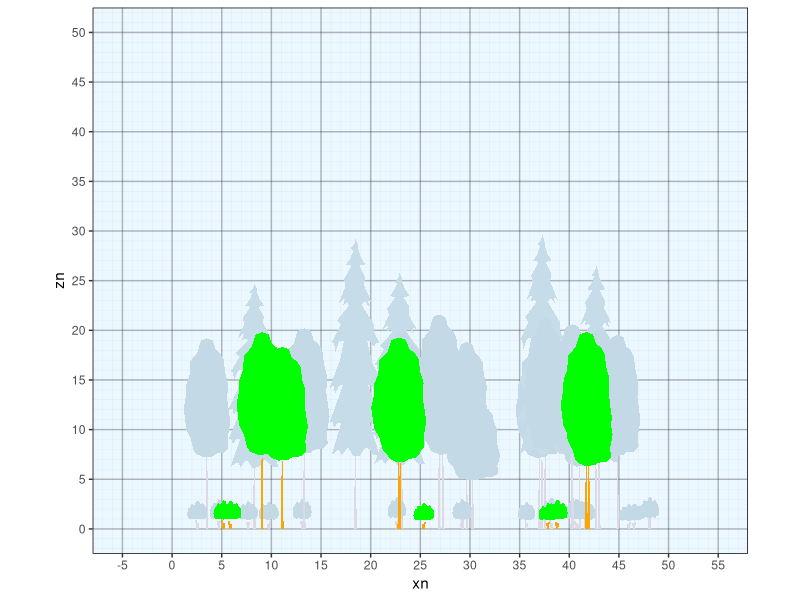

Write the R code that produced this figure.
library(dplyr)
library(ggplot2)

setwd(dirname(rstudioapi::getActiveDocumentContext()$path))

make_hex_stand <- function(hects=1, minsize=1){
  #scale larger
  x = (1:(100*hects))
  y = (1:(116*hects))
  set.seed(42)
  m <- merge(x,y) |> as.data.frame()
  m <- m |> mutate(x = ifelse(floor(y/2)==y/2, x-0.5,x), y = round(y*(3^0.5)/2,2), wt=1)
  pref=3
  f= pref^1
  mx1 <- merge(x*f,y*f) |> as.data.frame() |> mutate(x = ifelse(floor(y/2)==y/2, x-f*0.5,x), y = round(y*(3^0.5)/2,2), wt=f^2)  |> subset(x <=100*hects & y <= 100*hects)
  f = pref^2
  mx2 <- merge(x*f,y*f) |> as.data.frame() |> mutate(x = ifelse(floor(y/2)==y/2, x-f*0.5,x), y = round(y*(3^0.5)/2,2), wt=f^2)  |> subset(x <=100*hects & y <= 100*hects)
  f = pref^3
  mx3 <- merge(x*f,y*f) |> as.data.frame() |> mutate(x = ifelse(floor(y/2)==y/2, x-f*0.5,x), y = round(y*(3^0.5)/2,2), wt=f^2)  |> subset(x <=100*hects & y <= 100*hects)
  mm <- rbind(m,mx1,mx2,mx3) |> group_by(x,y) |> summarise(wt=max(wt)) |> as.data.frame()
  mm <- mm |> mutate(x = x*minsize, y = y*minsize)
  colnames(mm) <- c('xp','yp','wt')
  rownames(mm) <- 1:nrow(mm) |> as.numeric()
  mm$stumpid <- rownames(mm)
  return(mm)
}

# ggplot()+
#   geom_point(data=stand, aes(x=x,y=z,size=wt), color='white')+
#   geom_point(data=stand1, aes(x=x,y=z), color='pink', size=0.5) +
#   geom_point(data=stumps, aes(x=x,y=z), color='black', size=0.5)+
#   coord_fixed(ratio = 1)





conifer1 <- read.csv('conifer1.csv') |> data.frame(name='conifer1', fill=rgb(0.1,0.5,0.1), color='darkgreen')
conifer2 <- read.csv('conifer2.csv') |> data.frame(name='conifer2', fill='darkgreen', color='darkgreen')
cloud1 <- read.csv('cloud1.csv') |> data.frame(name='cloud1', fill='green', color='darkgreen')
flattop <- read.csv('flattop.csv') |> data.frame(name='flattop', fill='green', color='darkgreen')
flattop2 <- read.csv('flattop2.csv') |> data.frame(name='flattop2', fill='green', color='darkgreen')
blob <- read.csv('blob.csv') |> data.frame(name='blob', fill='green', color='darkgreen')
palm <- read.csv('palm.csv') |> data.frame(name='palm', fill='green', color='darkgreen')|> mutate(x=round(x,2),y=round(y,2))
trunk <- read.csv('trunk.csv') |> data.frame(name='trunk', fill='orange', color='brown')|> mutate(x=round(x,2),y=round(y,2))
triangle <- data.frame(x=c(-0.5, 0, 0.5),y=c(0, 1, 0), name='triangle', fill='darkgreen', color='darkgreen')
dome <- data.frame(x=c(-1,
                       -0.9,
                       -0.75,
                       -0.5,
                       -0.25,
                       0,
                       0.25,
                       0.5,
                       0.75,
                       0.9,
                       1)/2,
                   y=(c(0,
                        0.5,
                        0.7,
                        0.9,
                        0.95,
                        1.00,
                        0.95,
                        0.9,
                        0.7,
                        0.5,
                        0)), name='dome', fill='green', color='darkgreen')
sticks <- data.frame(x=c(-0.075,-0.13,-0.12,-0.025,-0.005,0.005,0.025,0.12,0.13,0.075),y=c(0,1,1,0,1,1,0,1,1,0), name='sticks', fill='orange', color='brown')


grass <- data.frame(x=c(-0.3, -0.5, -0.1,  0.0,  0.1,  0.5,  0.3), y=c(0,0.85,0,1,0,0.85,0), name='grass', fill='green', color='darkgreen')


forb <- data.frame(x=c(-0.04, -0.04, -0.32, -0.38, -0.45, -0.50, -0.45, -0.38, -0.32, -0.04, -0.04, -0.13, -0.12,  0.00,  0.10,  0.12,  0.03,  0.04,  0.29,  0.34,  0.44,  0.50,  0.43,  0.34,  0.30, 0.04, 0.05, -0.04), 
                          y=c(0, 0.39, 0.57, 0.52, 0.52, 0.61, 0.7, 0.7, 0.61, 0.45, 0.78, 0.82, 0.95, 1, 0.95, 0.82, 0.78, 0.45, 0.68, 0.76, 0.77, 0.68, 0.59, 0.59, 0.63, 0.39, 0, 0), name='forb', fill='green', color='darkgreen')
fern <- data.frame(x=c(-0.09, -0.12, -0.16, -0.22, -0.31, -0.50, -0.28, -0.12, -0.15, -0.10, -0.06, -0.06, -0.13, -0.05, -0.01,  0.06,  0.02,  0.00,  0.03, -0.05, -0.04,  0.02,  0.10,  0.09,  0.24, 0.50,  0.27,  0.17,  0.11,  0.03, -0.03, -0.09), 
                          y=c(0, 0.13, 0.2, 0.1, 0.29, 0.41, 0.43, 0.32, 0.24, 0.15, 0.02, 0.38, 0.44, 0.88, 0.96, 1, 0.94, 0.85, 0.42, 0.38, 0.03, 0.16, 0.28, 0.4, 0.45, 0.44, 0.27, 0.12, 0.25, 0.13, 0, 0), name='fern', fill='green', color='darkgreen')

shapes <- rbind(conifer1,conifer2,cloud1,flattop,flattop2,blob,trunk,triangle,dome,sticks,grass,forb,fern)
colnames(shapes) <- c("x","z","shape","fill","color")
# ggplot() +geom_polygon(data=shapes, aes(x=x,y=z,  group = shape, fill=fill, color=color), alpha=0.8)


ht.max = 5
ht.min = 2
crwd = 2
dbh = 30
colorname <- c('green', 'darkgreen', 'brown', 'orange')
p=0.2
colormixer <- function(colorname, mixcolor, p){
  ccc <- col2rgb(colorname)
  ccc <- data.frame(r = ccc[1,],   g = ccc[3,],   b = ccc[3,])
  mmm <- col2rgb(mixcolor)
  new <- ccc |> mutate(r = r*(1-p)+mmm[1,1]*p,
                       g = g*(1-p)+mmm[2,1]*p,
                       b = b*(1-p)+mmm[3,1]*p)
  new <- rgb(new$r/255,new$g/255,new$b/255)
  return(new)
}
colormixer(colorname, "#D9F2FF", 0.1)


make_tree <- function(ht.max, ht.min,crwd,dbh, crshape, stshape){
  crown <- subset(shapes, shape %in% crshape) |> mutate(x=x*crwd, z=z*(ht.max-ht.min)+ht.min, obj='crown')
  base <- subset(shapes, shape %in% stshape) |> mutate(x=x*dbh/100*1.1, z=z*(ht.min), obj='stem') 
  tree = rbind(crown, base)
  tree$ptord <- rownames(tree) |> as.numeric()
  return(tree)}
make_shrub <- function(ht.max, ht.min,crwd, crshape, stshape){
  crown <- subset(shapes, shape %in% crshape)  |> mutate(x=x*crwd, z=z*(ht.max-ht.min)+ht.min, obj='crown')
  base <- subset(shapes, shape %in% stshape) |> mutate(x=x*crwd*0.8, z=z*(ht.min), obj='stem') 
  shrub = rbind(crown, base)
  shrub$ptord <- rownames(shrub) |> as.numeric()
  return(shrub)}

tree <- make_tree(ht.max=20,ht.min=7.5,crwd = 5,dbh = 30, crshape='blob', stshape='trunk') 
tree2 <- make_tree(ht.max=30,ht.min=7.5,crwd = 5,dbh = 30, crshape='conifer1', stshape='trunk')  
shrub <- make_shrub(ht.max=3,ht.min=1,crwd=2, crshape='cloud1', stshape='sticks')  


stand <- make_hex_stand(0.5,1) |> subset(yp >= 15 & yp < 45) |> mutate(wtn = wt, stratid = NA)
strats <- data.frame(stratid = c(1:3), stems = c(20,5,20))
for (i in 1:nrow(strats)){#i=1
  thistrat = strats$stratid[i]
  nstems = strats$stems[i]
  newstumps <- sample(stand$stumpid, size = nstems, prob = stand$wtn)
  stand <- stand |> mutate(wtn = ifelse(stand$stumpid %in% newstumps, 0, wtn), 
                           stratid = ifelse(stand$stumpid %in% newstumps, thistrat,stratid))
}
stumps1 <- stand |> subset(stratid %in% 1)
stumps2 <- stand |> subset(stratid %in% 2)
stumps3 <- stand |> subset(stratid %in% 3)

trees0 <- merge(stumps1, tree) |> mutate(objid = paste0(obj,stumpid))
trees1 <- merge(stumps2, tree2)  |> mutate(objid = paste0(obj,stumpid))
shrubs <- merge(stumps3, shrub)  |> mutate(objid = paste0(obj,stumpid))
plants <- rbind(trees0, trees1, shrubs)

#randomize sizes and positions
plants <- plants |> group_by(stumpid) |> 
  mutate(ht.max = max(z), crwd = max(x)-min(x),
         xpp = xp + runif(1, min = -0.5, max = 0.5),#shift position on grid
         zr = rnorm(1,ht.max, ht.max/10)/ht.max,#deviation in height
         xr = (rnorm(1,ht.max, ht.max/10)/ht.max+rnorm(1,crwd, crwd/10)/crwd)/2,#deviation in width partially related to height
         xn = x*xr+xpp,#resized width and put on new position
         zn = z*zr*(1-1/15))#resized height adjusted downward show that variation is less than max height in the field

#rearrange stems depth drawing order
plants <- plants |> arrange(yp,stumpid, objid, ptord)
ypmax <- max(plants$yp)
ypmin <- min(plants$yp)
ypwid <- ypmax-ypmin
crowns1 <- plants |> subset(yp < ypmin+ypwid/3 & obj %in% 'crown') |> 
  mutate(fill=colormixer(fill, "#D9F2FF", 0.9), color=colormixer(color, "#D9F2FF", 0.2))
crowns2 <- plants |> subset(yp < ypmax-ypwid/3 & yp >= ypmin+ypwid/3 & obj %in% 'crown')|> 
  mutate(fill=colormixer(fill, "#D9F2FF", 0.9), color=colormixer(color, "#D9F2FF", 0.6))
crowns3 <- plants |> subset(yp >= ypmax-ypwid/3 & obj %in% 'crown')
stems1 <- plants |> subset(yp < ypmin+ypwid/3 & obj %in% 'stem')|> 
  mutate(fill=colormixer(fill, "#D9F2FF", 0.9), color=colormixer(color, "#D9F2FF", 0.2))
stems2 <- plants |> subset(yp < ypmax-ypwid/3 & yp >= ypmin+ypwid/3 & obj %in% 'stem')|> 
  mutate(fill=colormixer(fill, "#D9F2FF", 0.9), color=colormixer(color, "#D9F2FF", 0.6))
stems3 <- plants |> subset(yp >= ypmax-ypwid/3 & obj %in% 'stem')

plants2 <- rbind(crowns1,crowns2,crowns3,stems1,stems2,stems3)

# ggplot()+
#   geom_point(aes(x=1,y=1))+  
#   theme(panel.background = element_rect(fill = rgb(0.4,0.6,0.5)))

pcolor <- plants2$color |> unique() |> sort()
pfill <- plants2$fill |> unique()|> sort()



ggplot() +
  geom_polygon(data=stems1, aes(x=xn,y=zn,group=objid, fill=fill, color=color), alpha=1, linewidth=0.01)+
  geom_polygon(data=crowns1, aes(x=xn,y=zn,group=objid, fill=fill, color=color), alpha=1, linewidth=0.01)+
  geom_polygon(data=stems2, aes(x=xn,y=zn,group=objid, fill=fill, color=color), alpha=1, linewidth=0.01)+
  geom_polygon(data=crowns2, aes(x=xn,y=zn,group=objid, fill=fill, color=color), alpha=1, linewidth=0.01)+
  geom_polygon(data=stems3, aes(x=xn,y=zn,group=objid, fill=fill, color=color), alpha=1, linewidth=0.01)+
  geom_polygon(data=crowns3, aes(x=xn,y=zn,group=objid, fill=fill, color=color), alpha=1, linewidth=0.01)+
  scale_fill_manual(values=pfill)+
  scale_color_manual(values=pcolor)+
  theme(legend.position = "none", 
        panel.background = element_rect(fill = rgb(0.85,0.95,1,0.5),
                                        colour = "black",
                                        linewidth = 0.5, linetype = "solid"),
        panel.grid.major = element_line(linewidth = 0.5, linetype = 'solid',
                                        colour = rgb(0.1, 0.1, 0.1, 0.3)), 
        panel.grid.minor = element_line(linewidth = 0.1, linetype = 'solid',
                                        colour = rgb(0.1, 0.1, 0.1, 0.1))
  )+
  coord_fixed(ratio = 1)+
  scale_y_continuous(trans='identity', breaks = c(-10:(120/5))*5,minor_breaks = c(-10:(120)), limits = c(0,50))+
  scale_x_continuous(breaks = c(-10:(120/5))*5, minor_breaks = c(-10:(120)), limits = c(-5,55))
